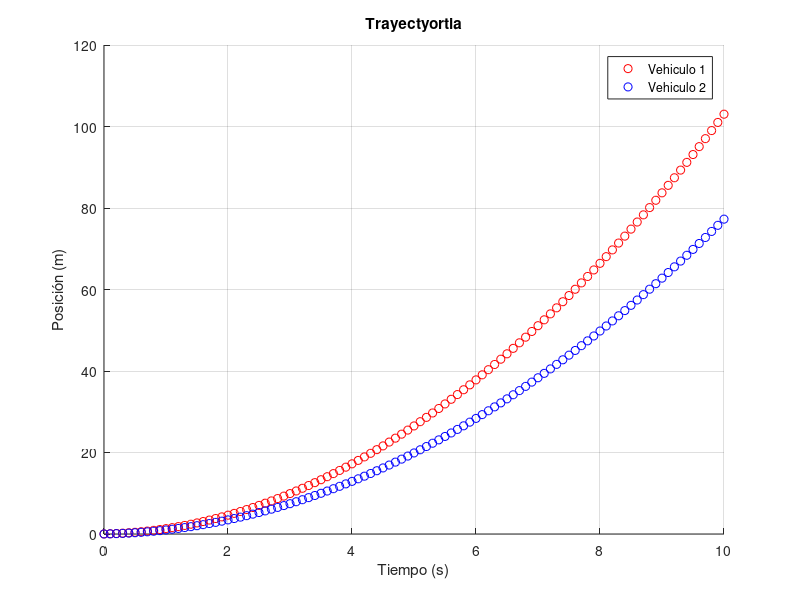

This figure's MATLAB source:

tiempo_final = 10; 
dt = 0.1;

posicion1 = 0; 
velocidad1 = 0; 
aceleracion1 = 2; 


posicion2 = 0; 
velocidad2 = 0; 
aceleracion2 = 1.5; 

figure;
grid on;
xlabel('Tiempo (s)');
ylabel('Posición (m)');
hold on;


for t = 0:dt:tiempo_final
    velocidad1 = velocidad1 + aceleracion1 * dt;
    velocidad2 = velocidad2 + aceleracion2 * dt;
    
    % Calculate positions
    posicion1 = posicion1 + velocidad1 * dt;
    posicion2 = posicion2 + velocidad2 * dt;
    
    % Plot positions
    plot(t, posicion1, 'ro');
    plot(t, posicion2, 'bo');
end

legend('Vehiculo 1', 'Vehiculo 2');

% Add title
title('Trayectyortia');